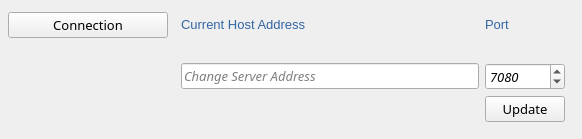
<?xml version="1.0" encoding="UTF-8"?>
<ui version="4.0">
 <class>SettingsObject</class>
 <widget class="QWidget" name="SettingsObject">
  <property name="geometry">
   <rect>
    <x>0</x>
    <y>0</y>
    <width>582</width>
    <height>139</height>
   </rect>
  </property>
  <property name="sizePolicy">
   <sizepolicy hsizetype="Fixed" vsizetype="Fixed">
    <horstretch>0</horstretch>
    <verstretch>0</verstretch>
   </sizepolicy>
  </property>
  <property name="minimumSize">
   <size>
    <width>582</width>
    <height>100</height>
   </size>
  </property>
  <property name="maximumSize">
   <size>
    <width>582</width>
    <height>139</height>
   </size>
  </property>
  <property name="font">
   <font>
    <family>Ubuntu Mono</family>
    <pointsize>10</pointsize>
   </font>
  </property>
  <property name="windowTitle">
   <string>Settings</string>
  </property>
  <layout class="QVBoxLayout" name="verticalLayout_3">
   <property name="spacing">
    <number>4</number>
   </property>
   <property name="leftMargin">
    <number>8</number>
   </property>
   <property name="topMargin">
    <number>8</number>
   </property>
   <property name="rightMargin">
    <number>8</number>
   </property>
   <property name="bottomMargin">
    <number>8</number>
   </property>
   <item>
    <layout class="QHBoxLayout" name="horizontalLayout">
     <item>
      <layout class="QVBoxLayout" name="verticalLayout">
       <property name="topMargin">
        <number>4</number>
       </property>
       <item>
        <widget class="QPushButton" name="connectionButton">
         <property name="sizePolicy">
          <sizepolicy hsizetype="Minimum" vsizetype="Fixed">
           <horstretch>0</horstretch>
           <verstretch>0</verstretch>
          </sizepolicy>
         </property>
         <property name="font">
          <font>
           <family>Ubuntu Mono</family>
           <pointsize>10</pointsize>
           <italic>false</italic>
          </font>
         </property>
         <property name="text">
          <string>Connection</string>
         </property>
         <property name="icon">
          <iconset>
           <normaloff>../../../../Resources/icons/network.png</normaloff>../../../../Resources/icons/network.png</iconset>
         </property>
         <property name="iconSize">
          <size>
           <width>18</width>
           <height>18</height>
          </size>
         </property>
        </widget>
       </item>
       <item>
        <spacer name="verticalSpacer_6">
         <property name="orientation">
          <enum>Qt::Vertical</enum>
         </property>
         <property name="sizeHint" stdset="0">
          <size>
           <width>20</width>
           <height>40</height>
          </size>
         </property>
        </spacer>
       </item>
       <item>
        <spacer name="horizontalSpacer">
         <property name="orientation">
          <enum>Qt::Horizontal</enum>
         </property>
         <property name="sizeType">
          <enum>QSizePolicy::Fixed</enum>
         </property>
         <property name="sizeHint" stdset="0">
          <size>
           <width>160</width>
           <height>20</height>
          </size>
         </property>
        </spacer>
       </item>
      </layout>
     </item>
     <item>
      <layout class="QVBoxLayout" name="verticalLayout_2">
       <item>
        <widget class="QStackedWidget" name="stackedWidget">
         <widget class="QWidget" name="page">
          <layout class="QGridLayout" name="gridLayout">
           <item row="0" column="0">
            <widget class="QLabel" name="label">
             <property name="font">
              <font>
               <pointsize>10</pointsize>
              </font>
             </property>
             <property name="styleSheet">
              <string notr="true">color: rgb(52, 101, 164)</string>
             </property>
             <property name="text">
              <string>Current Host Address</string>
             </property>
            </widget>
           </item>
           <item row="0" column="1">
            <widget class="QLabel" name="label_2">
             <property name="font">
              <font>
               <pointsize>10</pointsize>
              </font>
             </property>
             <property name="styleSheet">
              <string notr="true">color: rgb(52, 101, 164)</string>
             </property>
             <property name="text">
              <string>Port</string>
             </property>
            </widget>
           </item>
           <item row="3" column="1">
            <widget class="QSpinBox" name="portSpinBox">
             <property name="font">
              <font>
               <family>Ubuntu Mono</family>
               <pointsize>10</pointsize>
               <italic>true</italic>
              </font>
             </property>
             <property name="minimum">
              <number>0</number>
             </property>
             <property name="maximum">
              <number>65535</number>
             </property>
             <property name="value">
              <number>7080</number>
             </property>
            </widget>
           </item>
           <item row="2" column="0">
            <spacer name="verticalSpacer_5">
             <property name="orientation">
              <enum>Qt::Vertical</enum>
             </property>
             <property name="sizeHint" stdset="0">
              <size>
               <width>20</width>
               <height>40</height>
              </size>
             </property>
            </spacer>
           </item>
           <item row="1" column="0">
            <widget class="QLabel" name="currentAddressLabel">
             <property name="font">
              <font>
               <family>Ubuntu Mono</family>
               <pointsize>10</pointsize>
              </font>
             </property>
             <property name="text">
              <string/>
             </property>
            </widget>
           </item>
           <item row="4" column="0">
            <spacer name="horizontalSpacer_2">
             <property name="orientation">
              <enum>Qt::Horizontal</enum>
             </property>
             <property name="sizeHint" stdset="0">
              <size>
               <width>287</width>
               <height>20</height>
              </size>
             </property>
            </spacer>
           </item>
           <item row="3" column="0">
            <widget class="QLineEdit" name="hostAddressLineEdit">
             <property name="font">
              <font>
               <family>Ubuntu Mono</family>
               <pointsize>10</pointsize>
               <italic>true</italic>
              </font>
             </property>
             <property name="placeholderText">
              <string>Change Server Address</string>
             </property>
            </widget>
           </item>
           <item row="1" column="1">
            <widget class="QLabel" name="currentPortLabel">
             <property name="font">
              <font>
               <family>Ubuntu Mono</family>
               <pointsize>10</pointsize>
              </font>
             </property>
             <property name="text">
              <string/>
             </property>
            </widget>
           </item>
           <item row="4" column="1">
            <widget class="QPushButton" name="updateButton">
             <property name="font">
              <font>
               <family>Ubuntu Mono</family>
               <pointsize>10</pointsize>
              </font>
             </property>
             <property name="text">
              <string>Update</string>
             </property>
             <property name="icon">
              <iconset>
               <normaloff>../../../../Resources/icons/refresh.png</normaloff>../../../../Resources/icons/refresh.png</iconset>
             </property>
             <property name="iconSize">
              <size>
               <width>14</width>
               <height>14</height>
              </size>
             </property>
            </widget>
           </item>
          </layout>
         </widget>
         <widget class="QWidget" name="page_2"/>
        </widget>
       </item>
      </layout>
     </item>
    </layout>
   </item>
  </layout>
 </widget>
 <resources/>
 <connections/>
</ui>
